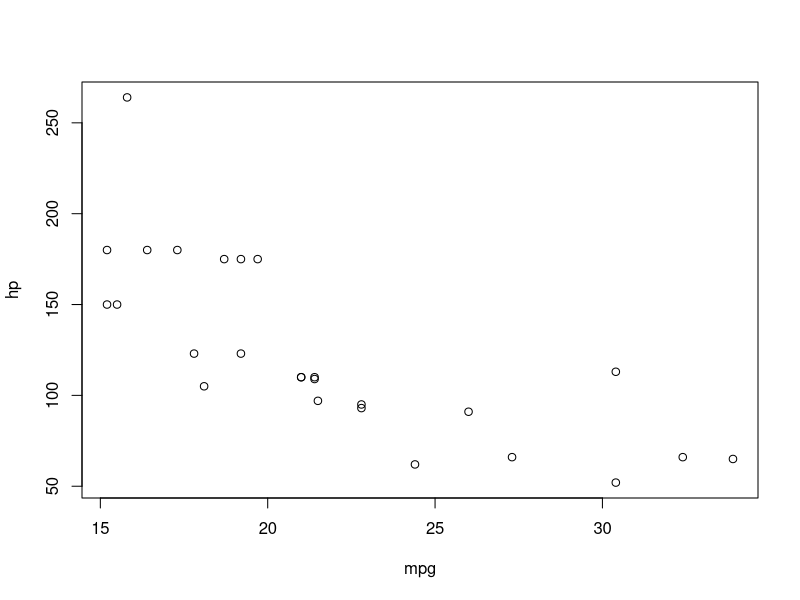
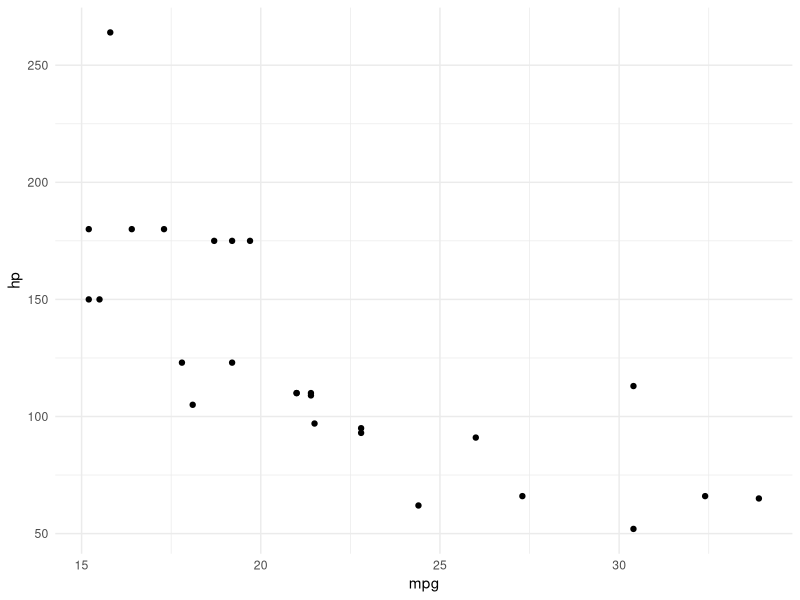

Write the R code that produced these figures, in order.
## ---- chunk 1
library(ggplot2)
## ---- chunk 2
# remove polluters
clean_cars <- subset(mtcars, mpg > 15)
## ---- chunk 3
summary(clean_cars$mpg)
## ---- chunk 4
with(clean_cars, plot(mpg, hp))
## ---- chunk 5
ggplot(clean_cars, aes(mpg, hp)) +
  geom_point() +
  theme_minimal()
